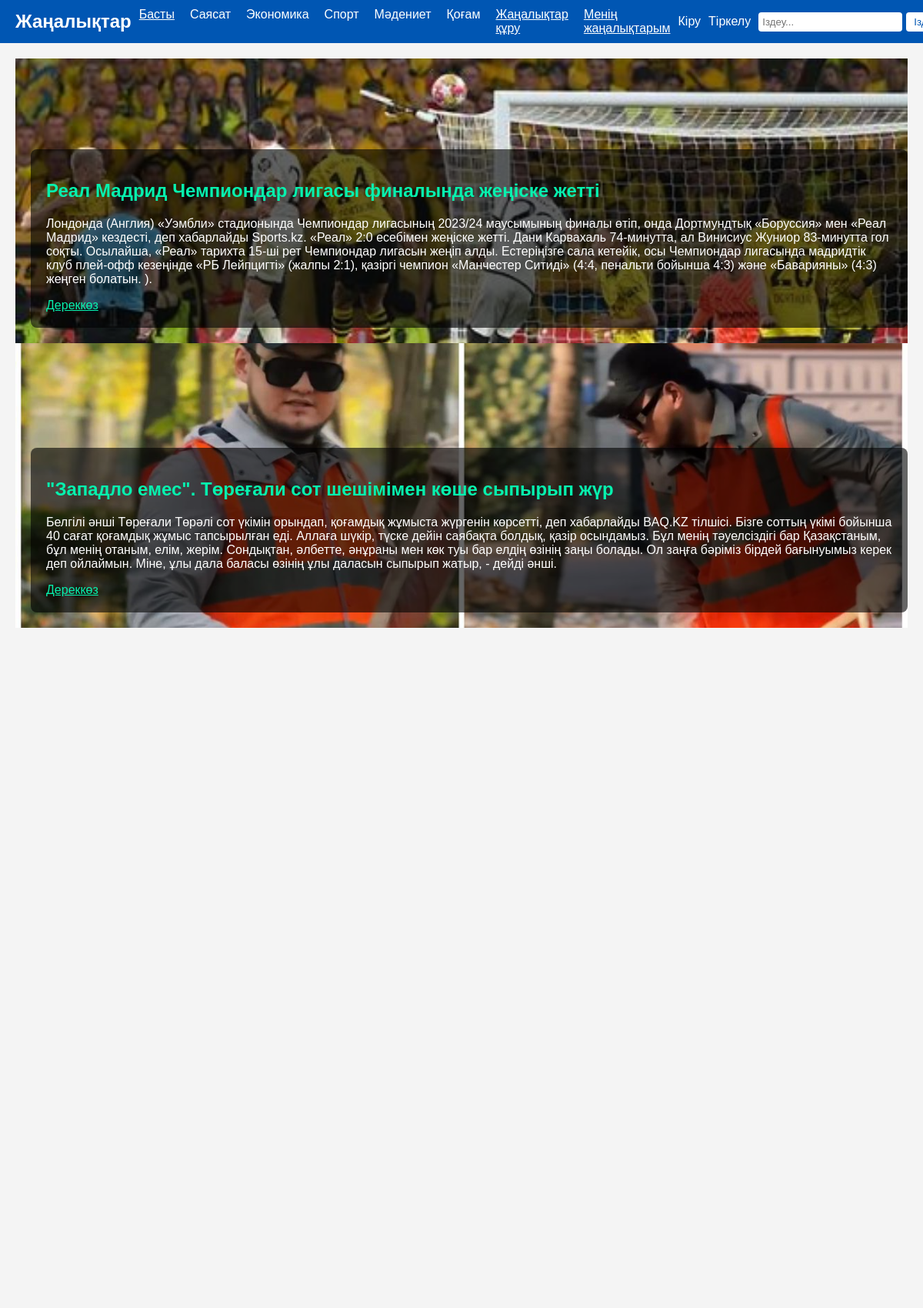
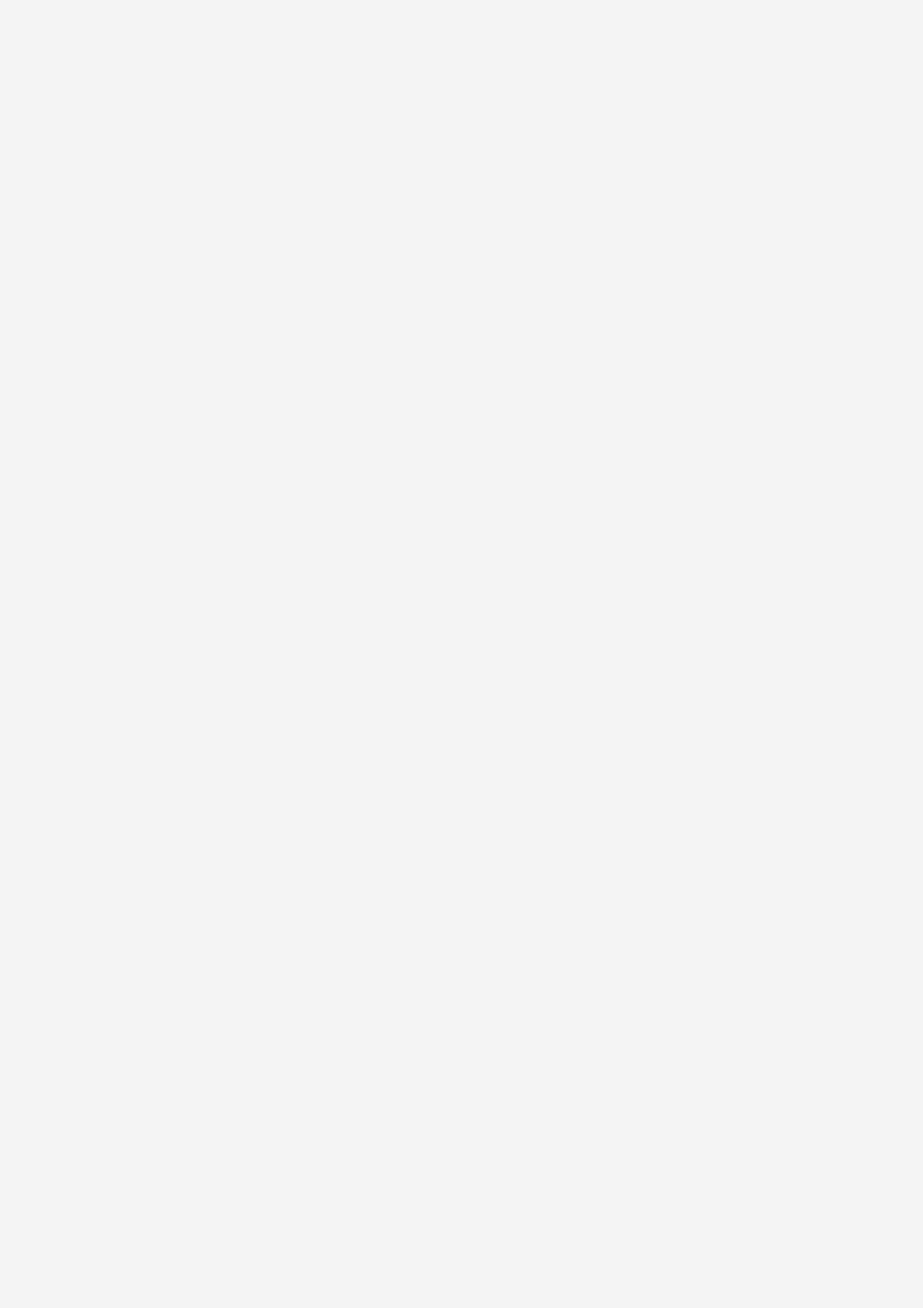
/users/ (upper part), run on the app's committed database (2 pictures, top to bottom).
### users/models.py (models this page shows, shortened)
class Category(models.Model):
    name = models.CharField(max_length=100)

class News(models.Model):
    user = models.ForeignKey(User, on_delete=models.CASCADE)
    category = models.ForeignKey(Category, on_delete=models.CASCADE, related_name='news')
    title = models.CharField(max_length=200)
    description = models.TextField()
    image = models.ImageField(upload_to='news_images/')
    source = models.URLField(max_length=200, blank=True, null=True)  # New field for the news source
    created_at = models.DateTimeField(auto_now_add=True)

### users/views.py (the view)
# urls.py: path('', views.news_list, name='news_list'),
def news_list(request):
    slides = News.objects.all().order_by('-created_at')
    categories = Category.objects.all()
    return render(request, 'html/index.html', {'slides': slides, 'categories': categories})

### templates/html/index.html (shortened to what this page needs)
<!DOCTYPE html>
{% load static %}
<html lang="kk">
<head>
    <link rel="stylesheet" href="{% static 'css/styles.css' %}">
</head>
<body>
    <header>
        <div class="header-container">
            <div class="logo">Жаңалықтар</div>
            <nav>
                <ul>
                    <li><a href="{% url 'news_list' %}" id="home-link" class="active">Басты</a></li>
                    {% for category in categories %}
                    <li><a href="{% url 'category_news' category.id %}" id="{{ category.name }}-link">{{ category.name }}</a></li>
                    {% endfor %}
                    <li><a href="{% url 'create_news' %}" style="text-decoration: underline;" id="create-news">Жаңалықтар құру</a></li>
                    <li><a href="{% url 'my_news' %}" style="text-decoration: underline;" id="my-news">Менің жаңалықтарым</a></li>
                </ul>
            </nav>
            <div class="profile-bar">
                {% if user.is_authenticated %}
                    <div class="profile-dropdown">
                        <span>{{ user.email }}</span>
                        <div class="profile-dropdown-content">
                            <a href="{% url 'profile' %}" id="profile-link">Жеке кабинет</a>
                            <a href="{% url 'logout' %}" id="logout-link">Шығу</a>
                        </div>
                    </div>
                {% else %}
                    <a href="{% url 'login' %}" id="login-link">Кіру</a>
                    <a href="{% url 'register' %}" id="register-link">Тіркелу</a>
                {% endif %}
                <div class="search-bar">
                    <input type="text" id="search-input" placeholder="Іздеу...">
                    <button id="search-button">Іздеу</button>
                </div>
            </div>
        </div>
    </header>
    <main>
        {% block content %}
           <div class="news-tips-slider" style="cursor: pointer;">
    {% for slide in slides %}
    <div class="slide-container">
        <div class="slide" style="background-image: url('{{ slide.image.url }}');" onclick="window.open('{{ slide.source }}', '_blank');">
            <div class="slide-content">
                <h2 style="color: #07f1ae">{{ slide.title }}</h2>
                <p>{{ slide.description }}</p>
                {% if slide.source %}
                <a href="{{ slide.source }}" target="_blank" style="color: #07f1ae; text-decoration: underline;">Дереккөз</a>
                {% endif %}
            </div>
        </div>
    </div>
    {% endfor %}
</div>
        {% endblock %}
    </main>
</body>
</html>

### static/css/styles.css (style rules this page uses)
body { font-family: Arial, sans-serif; margin: 0; padding: 0; color: #333; background-color: #f4f4f4; }
.header-container { display: flex; justify-content: space-between; align-items: center; padding: 10px 20px; background-color: #0056b3; color: white; }
.logo { font-size: 24px; font-weight: bold; }
nav ul { list-style: none; margin: 0; padding: 0; display: flex; }
nav ul li { margin: 0 10px; }
nav ul li a { color: white; text-decoration: none; }
nav ul li a.active { text-decoration: underline; }
.profile-bar { display: flex; align-items: center; }
.profile-bar a { color: white; text-decoration: none; margin-right: 10px; }
.search-bar { display: flex; align-items: center; }
.search-bar input { padding: 5px; margin-right: 5px; border: none; border-radius: 4px; }
.search-bar button { padding: 5px 10px; border: none; border-radius: 4px; background-color: white; color: #0056b3; cursor: pointer; }
main { display: flex; padding: 20px; justify-content: space-between; }

### templates/html/index.html (style rules this page uses)
body { font-family: Arial, sans-serif; margin: 0; padding: 0; color: #333; background-color: #f4f4f4; display: flex; flex-direction: column; min-height: 100vh; }
.header-container { display: flex; justify-content: space-between; align-items: center; padding: 10px 20px; background-color: #0056b3; color: white; }
.logo { font-size: 24px; font-weight: bold; }
nav ul { list-style: none; margin: 0; padding: 0; display: flex; }
nav ul li { margin: 0 10px; }
nav ul li a { color: white; text-decoration: none; }
nav ul li a.active { text-decoration: underline; }
.profile-bar { display: flex; align-items: center; }
.profile-bar a { color: white; text-decoration: none; margin-right: 10px; }
.search-bar { display: flex; align-items: center; }
.search-bar input { padding: 5px; margin-right: 5px; border: none; border-radius: 4px; }
.search-bar button { padding: 5px 10px; border: none; border-radius: 4px; background-color: white; color: #0056b3; cursor: pointer; }
main { flex: 1; padding: 20px; display: flex; justify-content: center; align-items: center; }
.news-tips-slider { position: relative; width: 100%; height: auto; overflow: hidden; }
.slide-container { opacity: 0; transform: translateY(50px); transition: opacity 0.5s ease-in-out, transform 0.5s ease-in-out; }
.slide { position: relative; width: 100%; height: 370px; background-size: cover; background-position: 0 30%; }
.slide-content { position: absolute; bottom: 20px; left: 20px; color: white; background-color: rgba(0, 0, 0, 0.6); padding: 20px; border-radius: 8px; }
.slide-container:nth-child(odd) .slide { animation: slideInLeft 1s forwards; }
.slide-container:nth-child(even) .slide { animation: slideInRight 1s forwards; }
.visible { opacity: 1; transform: translateY(0); }

### data on the page
Category: name "Саясат"
Category: name "Экономика"
Category: name "Спорт"
Category: name "Мәдениет"
Category: name "Қоғам"
News: image (picture), title "Реал Мадрид Чемпиондар лигасы финалында жеңіске жетті", description "Лондонда (Англия) «Уэмбли» стадионында Чемпиондар лигасының 2023/24 маусымының финалы өтіп, онда Дортмундтық «Боруссия» мен «Реал Мадрид» кездесті, деп хабарлайды Sports.kz. «Реал» 2:0 есебімен жеңіске жетті. Дани Карвахаль 74-минутта, ал Винисиус Жуниор 83-минутта гол соқты. Осылайша, «Реал» тарихта 15-ші рет Чемпиондар лигасын жеңіп алды. Естеріңізге сала кетейік, осы Чемпиондар лигасында мадридтік клуб плей-офф кезеңінде «РБ Лейпцигті» (жалпы 2:1), қазіргі чемпион «Манчестер Ситиді» (4:4, пенальти бойынша 4:3) және «Баварияны» (4:3) жеңген болатын. )."
News: image (picture), title "\"Западло емес\". Төреғали сот шешімімен көше сыпырып жүр", description "Белгілі әнші Төреғали Төрәлі сот үкімін орындап, қоғамдық жұмыста жүргенін көрсетті, деп хабарлайды BAQ.KZ тілшісі. Бізге соттың үкімі бойынша 40 сағат қоғамдық жұмыс тапсырылған еді. Аллаға шүкір, түске дейін саябақта болдық, қазір осындамыз. Бұл менің тәуелсіздігі бар Қазақстаным, бұл менің отаным, елім, жерім. Сондықтан, әлбетте, әнұраны мен көк туы бар елдің өзінің заңы болады. Ол заңға бәріміз бірдей бағынуымыз керек деп ойлаймын. Міне, ұлы дала баласы өзінің ұлы даласын сыпырып жатыр, - дейді әнші."
